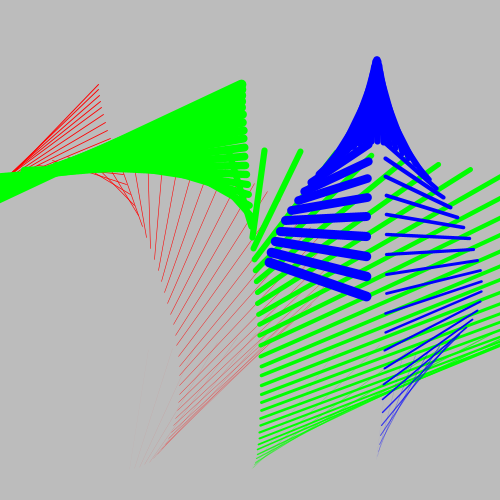
Frame 1 (no input)
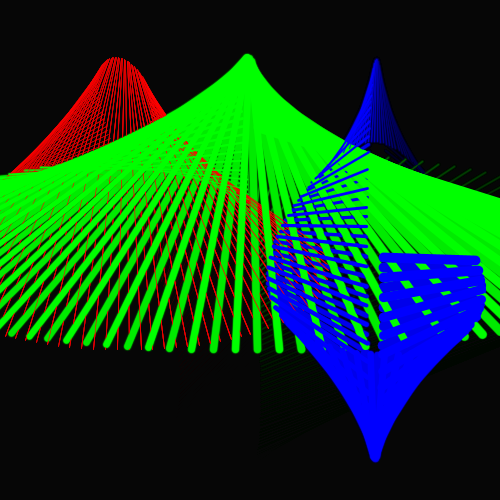
Frame 60 (the mouse pressed at the canvas centre just before this capture)
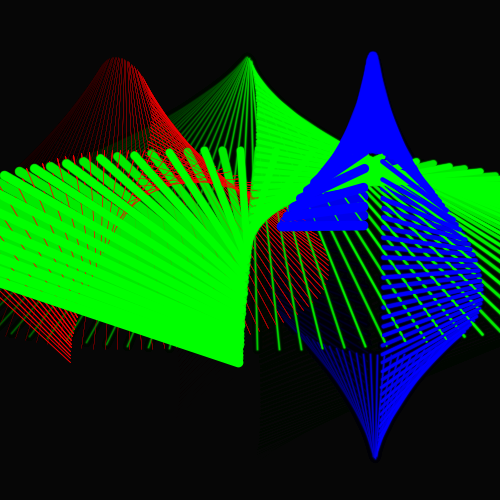
Frame 120 (the mouse held since frame 60 and released just before this capture)

The Processing sketch that drew these frames (run headless with seeded random() and noise(); from frame 60 on, the mouse is pressed at the canvas centre):

// Processing sketch: LineeParametriche
// ── LineeParametriche.pde
float t = 0;
int NUMS = 50;
float space = 3.2;

void setup() {
  size(500, 500);
  smooth();
}

void draw() {
  //background(255);

  noStroke();
  fill(0, 20);
  rect(0, 0, width, height);

  // RED
  pushMatrix();
  translate(width/2 - ((width/2)/2), height/2);
  for (int i = 0; i < NUMS; i++) {
    strokeWeight(i*0.02);
    stroke(255, 0, 0, i*30);
    float tot = t+i;
    line(x1(tot), y1(tot), x2(tot), y2(tot));
  }
  popMatrix();

  //GREEN
  pushMatrix();
  translate(width/2, height/2);
  for (int i = 0; i < NUMS; i++) {
    strokeWeight(i*0.2);
    stroke(0, 255, 0, i*30);
    float tot = t+i;
    line(x3(tot), y3(tot), x4(tot), y4(tot));
  }
  popMatrix();

  // BLUE
  pushMatrix();
  translate(width/2 + ((width/2)/2), height/2);
  for (int i = 0; i < NUMS; i++) {
    strokeWeight(i*0.2);
    stroke(0, 0, 255, i*30);
    float tot = t+i;
    line(x5(tot), y5(tot), x6(tot), y6(tot));
  }
  popMatrix();


  t+=0.5;
}

// RED
float x1 (float t) {
  return sin(t/10)*200+ sin(t/5)*20;
}
float y1 (float t) {
  return cos(t/10)*100;
}
float x2 (float t) {
  return sin(t/10)*40 + sin(t/20)*20;
}
float y2 (float t) {
  return cos(t/20) * 200 + cos(t/12)*20;
}


// GREEN
float x3 (float t) {
  return sin(t/10)*400+sin(t/5)*20;
}
float y3 (float t) {
  return cos(t/10)*100;
}
float x4 (float t) {
  return sin(t/10)*10 + sin(t/20)*2;
}
float y4 (float t) {
  return cos(t/20) * 200 + cos(t/12)*20;
}


// BLUE
float x5 (float t) {
  return sin(t/10)*100 + sin(t/5)*20;
}
float y5 (float t) {
  return cos(t/10)*100 + cos(t/12)*10;
}
float x6 (float t) {
  return sin(t/10)*10  + sin(t/20)*2;
}
float y6 (float t) {
  return cos(t/10)*200 + cos(t/100)*10;
}

// Example 01x
//float x1 (float t) {return sin(t/3)*40 + sin(t/5)*20; }
//float y1 (float t) {return cos(t/5)*40 + cos(t/12)*10;}
//float x2 (float t) {return sin(t/7)*10  + sin(t/20)*40;}
//float y2 (float t) {return cos(t/9)*3 + cos(t/100)*10;}
